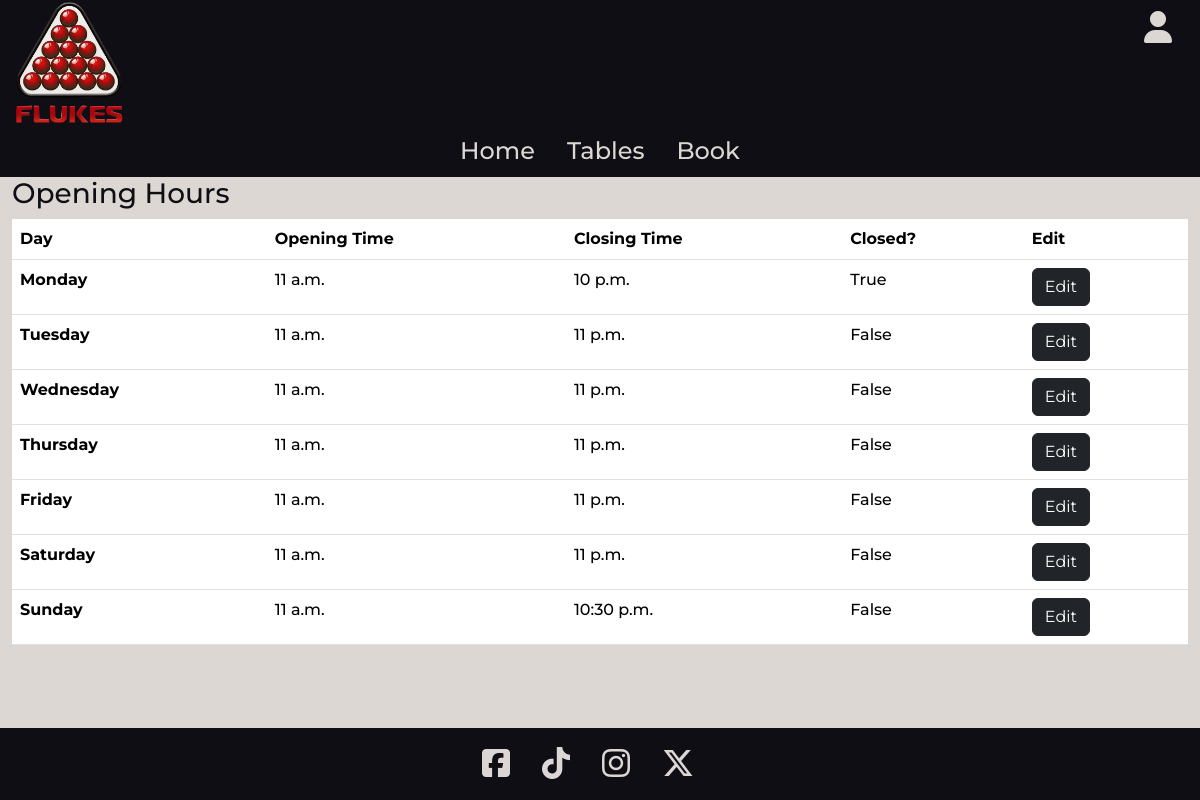
The app's page /opening-hours/ (signed in) with its own data.
### home/models.py (models this page shows, shortened)
class ClubDetails(models.Model):
    club_name = models.CharField(max_length=30)
    logo = models.ImageField(null=True, blank=True)
    home_image = models.ImageField(null=True, blank=True)
    address_line1 = models.CharField(max_length=100, blank=True)
    address_line2 = models.CharField(max_length=100, blank=True)
    city = models.CharField(max_length=50, blank=True)
    country = models.CharField(max_length=50, blank=True)
    postcode = models.CharField(max_length=8, blank=True)
    phone_number = PhoneNumberField(blank=True)
    email = models.EmailField(blank=True)
    display_logo = models.BooleanField(default=False)
    display_club_name = models.BooleanField(default=True)
    description = models.TextField()
    tagline = models.TextField()
    primary_colour = models.CharField(max_length=7, default="#ddd7d4")
    secondary_colour = models.CharField(max_length=7, default="#df0020")
    header_colour = models.CharField(max_length=7, default="#0e0e14")
    footer_colour = models.CharField(max_length=7, default="#0e0e14")
    primary_text_colour = models.CharField(max_length=7, default="#0e0e14")
    secondary_text_colour = models.CharField(max_length=7, default="#ddd7d4")
    header_text_colour = models.CharField(max_length=7, default="#ddd7d4")
    footer_text_colour = models.CharField(max_length=7, default="#ddd7d4")
    objects = ClubDetailsManager()

class OpeningHours(models.Model):
    DAY_CHOICES = (
        (1, _("Monday")),
        (2, _("Tuesday")),
        (3, _("Wednesday")),
        (4, _("Thursday")),
        (5, _("Friday")),
        (6, _("Saturday")),
        (7, _("Sunday")),
    )
    day_of_week = models.IntegerField(choices=DAY_CHOICES, unique=True)
    opening_time = models.TimeField(null=True, blank=True)
    closing_time = models.TimeField(null=True, blank=True)
    closed = models.BooleanField(default=False)
    class Meta:
        verbose_name = _("Opening Time")
        verbose_name_plural = _("Opening Times")

### home/views.py (the view)
# urls.py: path("opening-hours/", views.manage_opening_hours, name="manage_opening_hours"),
@login_required
@user_passes_test(is_admin)
def manage_opening_hours(request):
    opening_hours = OpeningHours.objects.all().order_by("day_of_week")
    if request.method == "POST":
        form = OpeningHoursForm(request.POST)
        if form.is_valid():
            try:
                opening_time = form.save(commit=False)
                opening_time.save()
                messages.success(request, "Opening Hours Updated Successfully")
            except ValidationError as e:
                messages.error(request, f"Error: {e}")
        else:
            messages.error(request, "Form invalid, please try again.")
    else:
        form = OpeningHoursForm()
    context = {
        "form": form,
        "opening_hours": opening_hours,
    }
    return render(request, "home/manage_opening_hours.html", context)

### home/context_processors.py (called while the page is built)
def club_details_processor(request):
    club_details = ClubDetails.objects.get_instance()
    opening_hours = OpeningHours.objects.all().order_by("day_of_week")
    context = {
        "club_details": club_details,
        "opening_hours": opening_hours,
    }
    return context

### home/models.py (called while the page is built)
    def get_instance(self):
        if self.exists():
            return self.get()
        return self.create()

### home/views.py (called while the page is built)
def is_admin(user):
    return user.is_superuser or user.has_perm("home.change_clubdetails")

### profiles/context_processors.py (called while the page is built)
def profile_context_processors(request):
    profile = None
    if request.user.is_authenticated:
        try:
            profile = UserProfile.objects.get(user=request.user)
        except UserProfile.DoesNotExist:
            profile = None  # or handle as needed
    return {"profile": profile}

### home/templates/home/manage_opening_hours.html (shortened to what this page needs)
{% extends "base.html" %}
{% block content %}
<h3>Opening Hours</h3>
<table class="table">
    <thead>
      <tr>
        <th scope="col">Day</th>
        <th scope="col">Opening Time</th>
        <th scope="col">Closing Time</th>
        <th scope="col">Closed?</th>
        <th scope="col">Edit</th>
      </tr>
    </thead>
    <tbody>
        {% for opening_hour in opening_hours %}
            <tr>
                <th scope="row">{{ opening_hour.get_day_of_week_display }}</th>
                <td>{{ opening_hour.opening_time }}</td>
                <td>{{ opening_hour.closing_time }}</td>
                <td>{{ opening_hour.closed }}</td>
                <td>
                    <a class="btn btn-dark" href="{% url 'edit_opening_hours' opening_hour.id %}">Edit</a>
                </td>
            </tr>
        {% endfor %}
    </tbody>
  </table>
{% endblock %}

### templates/includes/header.html (shortened to what this page needs)
<header class="container-fluid header-colour">
  <div class="row">
    <div class="col-8">
      {% if club_details.display_logo %}
      <img
        src="{{ club_details.logo.url }}"
        alt="{{ club_details.club_name }} Logo"
        class="logo d-inline"
      />
      {% endif %}
    </div>
    <div class="col-4 text-end">
      <div class="m-3">
        {% if request.user.is_authenticated %}
        <div class="dropdown">
          <a class="fit-content header-text-colour" role="button" data-bs-toggle="dropdown" aria-expanded="false">
            <i class="fa-solid fa-user fa-2xl"></i>
          </a>
        </div>
        {% else %}
        <a href="{% url 'account_login' %}" class="header-text-colour">LOGIN</a>
        <a href="{% url 'account_signup' %}" class="header-text-colour">SIGNUP</a>
        {% endif %}
      </div>
    </div>
  </div>
  <nav>
    <ul class="nav justify-content-center">
      <li class="nav-item">
        <a id="nav-item" class="nav-link active header-text-colour fs-4" aria-current="page" href="{% url 'home' %}"
          >Home</a
        >
      </li>
      <li class="nav-item">
        <a id="nav-item" class="nav-link nav-hover header-text-colour fs-4" href="{% url 'tables_view' %}">Tables</a>
      </li>
      <li class="nav-item">
        <a id="nav-item" class="nav-link nav-hover header-text-colour fs-4" href="{% url 'book_table' %}">Book</a>
      </li>
    </ul>
  </nav>
</header>

### static/css/base.css (style rules this page uses)
header, footer, main, .toast { font-family: "Montserrat", sans-serif; font-weight: 500; font-style: normal; }
.logo { max-height: 125px; }

### records on screen
ClubDetails: logo (picture)
OpeningHours: day_of_week "Monday", opening_time "11 a.m.", closing_time "10 p.m.", closed "True"
OpeningHours: day_of_week "Tuesday", opening_time "11 a.m.", closing_time "11 p.m.", closed "False"
OpeningHours: day_of_week "Wednesday", opening_time "11 a.m.", closing_time "11 p.m.", closed "False"
OpeningHours: day_of_week "Thursday", opening_time "11 a.m.", closing_time "11 p.m.", closed "False"
OpeningHours: day_of_week "Friday", opening_time "11 a.m.", closing_time "11 p.m.", closed "False"
OpeningHours: day_of_week "Saturday", opening_time "11 a.m.", closing_time "11 p.m.", closed "False"
OpeningHours: day_of_week "Sunday", opening_time "11 a.m.", closing_time "10:30 p.m.", closed "False"
